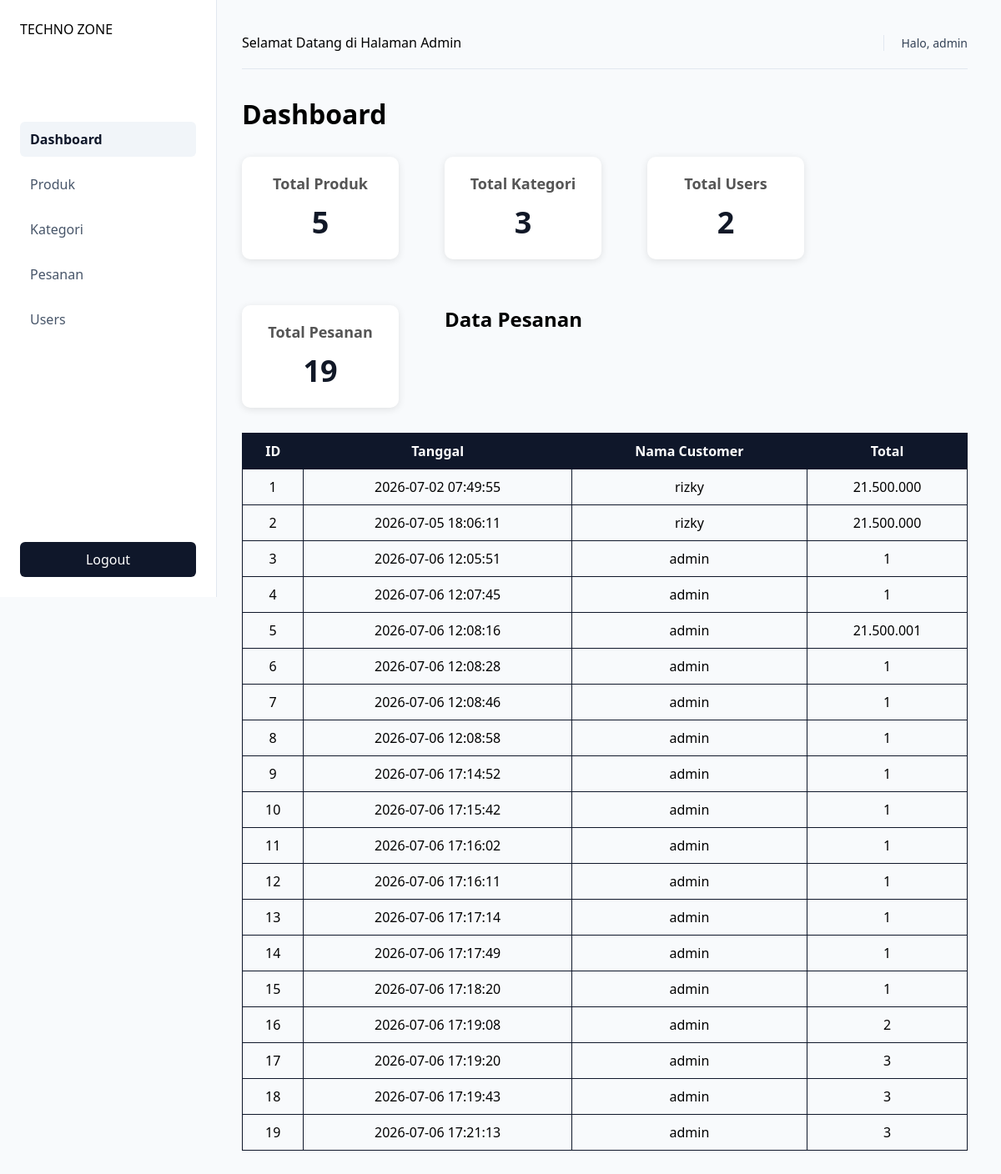
Page /admin/dashboard.php (signed in) on the committed database.
### tables this page shows
CREATE TABLE `pesanan` (
  `id_pesanan` int NOT NULL,
  `id_user` int NOT NULL,
  `tanggal_pesanan` datetime DEFAULT CURRENT_TIMESTAMP,
  `total_harga` decimal(12,2) NOT NULL,
  `status_pesanan` enum('Pending','Diproses','Dikirim','Selesai','Dibatalkan') DEFAULT 'Pending',
  `status_pembayaran` enum('Pending','Paid','Expired','Cancelled') DEFAULT 'Pending',
  `metode_pembayaran` varchar(50) DEFAULT NULL,
  `midtrans_order_id` varchar(100) DEFAULT NULL
);

CREATE TABLE `users` (
  `id_user` int NOT NULL,
  `id_role` int NOT NULL,
  `nama` varchar(100) NOT NULL,
  `email` varchar(100) NOT NULL,
  `password` varchar(255) NOT NULL,
  `no_hp` varchar(20) DEFAULT NULL,
  `alamat` text,
  `created_at` timestamp NULL DEFAULT CURRENT_TIMESTAMP
);

### config/database.php (called while the page is built, shortened)
<?php
class database {
    protected function connect(){
        $host = "localhost";
        $user = "root";
        $pass = "";
        $db = "db_toko";
        $this->conn = new mysqli($host, $user, $pass, $db);
    }
}
?>

### classes/produk.php (called while the page is built, shortened)
<?php
    require_once __DIR__ . '/../config/database.php';
    class produk extends database{
        private $table = 'produk';
        public function totalProduk(){
            $qry = "SELECT COUNT(*) AS total FROM $this->table";
            $result = $this->conn->query($qry);
            return $result->fetch_assoc();
        }
    }
?>

### classes/kategori.php (called while the page is built, shortened)
<?php
    require_once __DIR__ . '/../config/database.php';
    class kategori extends database{
        private $table = 'kategori';
        public function totalKategori(){
            $qry = "SELECT COUNT(*) AS total FROM $this->table";
            $result = $this->conn->query($qry);
            return $result->fetch_assoc();
        }
    }
?>

### classes/users.php (called while the page is built, shortened)
<?php
    require_once __DIR__ . '/../config/database.php';
    class users extends database{
        private $table = 'users';
        public function totalUsers(){
            $qry = "SELECT COUNT(*) AS total FROM $this->table";
            $result = $this->conn->query($qry);
            return $result->fetch_assoc();
        }
    }
?>

### classes/pesanan.php (called while the page is built, shortened)
<?php
    require_once __DIR__ . '/../config/database.php';
    class Pesanan extends database{
        private $table = 'pesanan';
        public function totalPesanan(){
            $qry = "SELECT COUNT(*) AS total FROM $this->table";
            $result = $this->conn->query($qry);
            return $result->fetch_assoc();
        }
        public function read(){
            $qry = "SELECT $this->table.*, users.nama FROM $this->table
            INNER JOIN users ON $this->table.id_user = users.id_user
            ORDER BY $this->table.id_pesanan ASC";
            return $this->conn->query($qry);
        }
    }
?>

### admin/dashboard.php (the view, shortened to what this page needs)
<?php
    require_once '../classes/produk.php';
    require_once '../classes/kategori.php';
    require_once '../classes/users.php';
    require_once '../classes/pesanan.php';
    $produk = new Produk();
    $kategori = new Kategori();
    $user = new Users();
    $pesanan = new Pesanan();
    $totalProduk = $produk->totalProduk();
    $totalKategori = $kategori->totalKategori();
    $totalUsers = $user->totalUsers();
    $totalPesanan = $pesanan->totalPesanan();
    include 'templates/header.php';
    include 'templates/sidebar.php';
    include 'templates/navbar.php';
?>
<div class="header-action">
    <div class="title-area">
        <h1>Dashboard</h1>
    </div>
</div>
<div class="dashboard-card">
    <div class="card">
        <h3>Total Produk</h3>
        <h1><?php echo $totalProduk['total']; ?></h1>
    </div>
    <div class="card">
        <h3>Total Kategori</h3>
        <h1><?php echo $totalKategori['total']; ?></h1>
    </div>
    <div class="card">
        <h3>Total Users</h3>
        <h1><?php echo $totalUsers['total']; ?></h1>
    </div>
    <div class="card">
        <h3>Total Pesanan</h3>
        <h1><?php echo $totalPesanan['total']; ?></h1>
    </div>
    <h2 style="margin-bottom: 0;"><strong>Data Pesanan</strong></h2>
<table class="tabledbd">
    <tr>
        <th>ID </th>
        <th>Tanggal</th>
        <th>Nama Customer</th>
        <th>Total</th>
    </tr>
    <?php
        require_once '../classes/pesanan.php';
        $pesanan = new Pesanan();
        $dataPesanan = $pesanan->read();
        if ($dataPesanan && $dataPesanan->num_rows > 0) {
            while ($row = $dataPesanan->fetch_assoc()) {
                ?>
                <tr>
                    <td><?php echo $row['id_pesanan']; ?></td>
                    <td><?php echo $row['tanggal_pesanan']; ?></td>
                    <td><?php echo $row['nama']; ?></td>
                    <td><?php echo number_format($row['total_harga'], 0, ',', '.'); ?></td>
                </tr>
                <?php
            }
        } else {
            echo "Belum ada data pesanan.";
        }
    ?>
</table>
<?php
    include 'templates/footer.php';
?>

### assets/admin.css (style rules this page uses)
* { margin: 0; padding: 0; box-sizing: border-box; font-family: 'Segoe UI', Tahoma, Geneva, Verdana, sans-serif; }
.header-action { display: flex; justify-content: space-between; align-items: center; margin-bottom: 30px; }
.table,tr,th,td { padding: 10px; border: 1px solid #0f172a; }
.tabledbd { margin-top: -25px; width: 100%; border-collapse: collapse; text-align: center; }
.tabledbd,tr,th,td { padding: 10px; border: 1px solid #0f172a; }
.tabledbd th { background-color: #0f172a; color: white; }
.dashboard-card { display: flex; gap: 55px; margin-top: 30px; flex-wrap: wrap; }
.card { width: 188px; background: #fff; border-radius: 10px; padding: 20px; box-shadow: 0 2px 10px rgba(0,0,0,0.1); text-align: center; }
.card h3 { font-size: 18px; color: #555; margin-bottom: 10px; }
.card h1 { font-size: 36px; color: #111827; }

### rows in the picture
pesanan: id_pesanan "1", tanggal_pesanan "2026-07-02 07:49:55", id_user.nama "rizky", total_harga "21.500.000"
pesanan: id_pesanan "2", tanggal_pesanan "2026-07-05 18:06:11", id_user.nama "rizky", total_harga "21.500.000"
pesanan: id_pesanan "3", tanggal_pesanan "2026-07-06 12:05:51", id_user.nama "admin", total_harga "1"
pesanan: id_pesanan "4", tanggal_pesanan "2026-07-06 12:07:45", id_user.nama "admin", total_harga "1"
pesanan: id_pesanan "5", tanggal_pesanan "2026-07-06 12:08:16", id_user.nama "admin", total_harga "21.500.001"
pesanan: id_pesanan "6", tanggal_pesanan "2026-07-06 12:08:28", id_user.nama "admin", total_harga "1"
pesanan: id_pesanan "7", tanggal_pesanan "2026-07-06 12:08:46", id_user.nama "admin", total_harga "1"
pesanan: id_pesanan "8", tanggal_pesanan "2026-07-06 12:08:58", id_user.nama "admin", total_harga "1"
pesanan: id_pesanan "9", tanggal_pesanan "2026-07-06 17:14:52", id_user.nama "admin", total_harga "1"
pesanan: id_pesanan "10", tanggal_pesanan "2026-07-06 17:15:42", id_user.nama "admin", total_harga "1"
pesanan: id_pesanan "11", tanggal_pesanan "2026-07-06 17:16:02", id_user.nama "admin", total_harga "1"
pesanan: id_pesanan "12", tanggal_pesanan "2026-07-06 17:16:11", id_user.nama "admin", total_harga "1"
pesanan: id_pesanan "13", tanggal_pesanan "2026-07-06 17:17:14", id_user.nama "admin", total_harga "1"
pesanan: id_pesanan "14", tanggal_pesanan "2026-07-06 17:17:49", id_user.nama "admin", total_harga "1"
pesanan: id_pesanan "15", tanggal_pesanan "2026-07-06 17:18:20", id_user.nama "admin", total_harga "1"
pesanan: id_pesanan "16", tanggal_pesanan "2026-07-06 17:19:08", id_user.nama "admin", total_harga "2"
pesanan: id_pesanan "17", tanggal_pesanan "2026-07-06 17:19:20", id_user.nama "admin", total_harga "3"
pesanan: id_pesanan "18", tanggal_pesanan "2026-07-06 17:19:43", id_user.nama "admin", total_harga "3"
pesanan: id_pesanan "19", tanggal_pesanan "2026-07-06 17:21:13", id_user.nama "admin", total_harga "3"

### other values in the picture
$_SESSION['nama'] "admin"
$totalProduk['total'] "5"
$totalKategori['total'] "3"
$totalUsers['total'] "2"
$totalPesanan['total'] "19"
